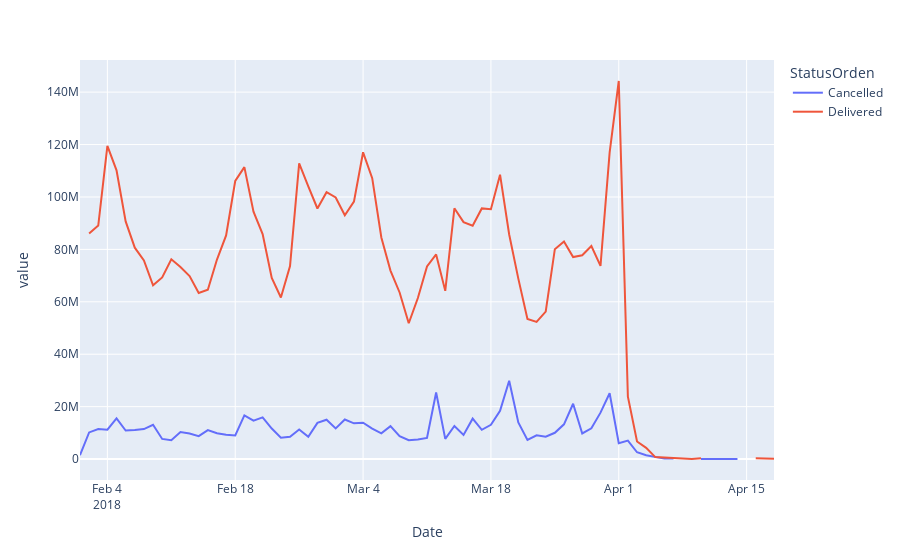

The notebook cell saved with this chart:
### Code cell
df.groupby(['Date','StatusOrden'])['PagoCliente'].sum().unstack().plot()
